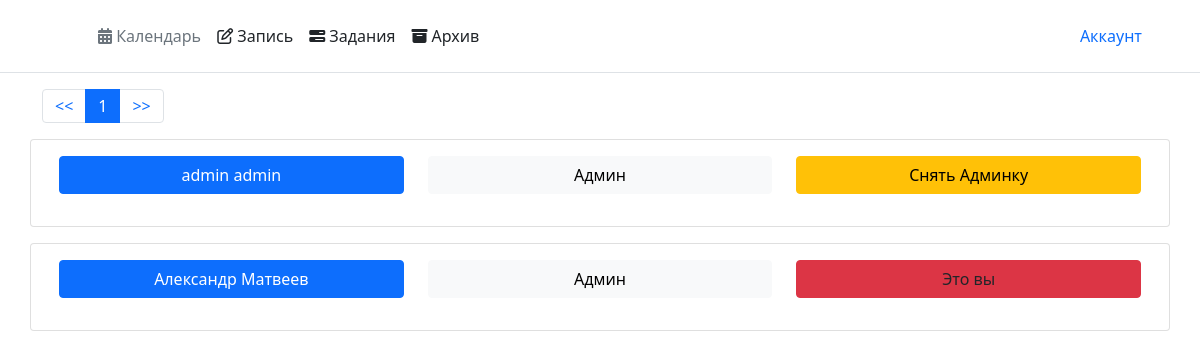
/admin (signed in), run on the app's committed database.
### tables/user.py (models this page shows)
class User(SqlAlchemyBase, UserMixin):
    __tablename__ = 'users'
    id = Column(Integer, primary_key=True, unique=True, autoincrement=True)
    name = Column(String, nullable=False)
    surname = Column(String, nullable=False)
    email = Column(String, nullable=False)
    password = Column(String, nullable=False)
    token = Column(String, nullable=False, unique=True)
    connection = Column(String, nullable=True)
    is_admin = Column(Boolean, default=False)
    is_ban = Column(Boolean, default=False)
    table = relationship("Tables",
                         order_by='Tables.day, Tables.time',
                         lazy='dynamic')
    images = relationship("Image", lazy='dynamic')

### main.py (the view)
@app.route('/admin')
def admin():
    if current_user.is_authenticated:
        if current_user.is_admin:
            db_sess = db_session.create_session()
            n = int(request.args.get('page', 1))
            admin = int(request.args.get('admin', 0))
            ban = int(request.args.get('ban', 0))
            if admin:
                new_admin = db_sess.query(User).get(admin)
                new_admin.is_admin = not new_admin.is_admin
                db_sess.commit()
            elif ban:
                banned = db_sess.query(User).get(ban)
                banned.is_ban = not banned.is_ban
                db_sess.commit()
            users = list(db_sess.query(User))
            return render_template("admin.html", admin=current_user, users=users, n=n)
    return render_template('welcome.html')

### main.py (called while the page is built)
@login_manager.user_loader
def load_user(user_id):
    db_sess = db_session.create_session()
    user = db_sess.query(User).get(user_id)
    if user.is_ban:
        return
    return user

### tables/db_session.py (called while the page is built)
def create_session() -> Session:
    global __factory
    return __factory()

### templates/admin.html (shortened to what this page needs)
{% extends "main.html" %}
{% block content %}
{% if users %}
<nav aria-label="Page navigation example">
    <ul class="pagination">
        <li class="page-item"><a class="page-link" href="/admin?page=0"><<</a></li>
        {% for i in range(0, users|length, 10) %}
        {% if loop.index == n %}
        <li class="page-item active"><a class="page-link">{{ loop.index }}</a></li>
        {% else %}
        <li class="page-item"><a class="page-link" href="/admin?page={{ loop.index }}">{{ loop.index }}</a>
        </li>
        {% endif %}
        {% endfor %}
        {% if table|length % 10 %}
        {% set last = table|length // 10 %}
        {% else %}
        {% set last = table|length // 10 + 1 %}
        {% endif %}
        <li class="page-item"><a class="page-link" href="/admin?page={{ last }}">>></a></li>
    </ul>
</nav>
{% set n = n - 1 %}
{% for j in users[9 * n:9 * (n + 1)] %}
<div class="row">
    <div class="card col" style="margin-bottom: 1rem">
        <div class="card-body" style="width: 100%">
            <div class="row">
                <div class="col">
                    <p class="btn btn-primary col" title="{{ j.email }}">{{ j.name }} {{ j.surname }}</p>
                </div>
                <div class="col">
                    {% if j.is_admin %}
                    <p class="btn btn-light col">Админ</p>
                    {% elif j.is_ban %}
                    <p class="btn btn-light col">Забанен</p>
                    {% else %}
                    <p class="btn btn-light col">Пользователь</p>
                    {% endif %}
                </div>
                {% if j == admin %}
                <div class="col">
                    <a class="btn btn-danger col">Это вы</a>
                </div>
                {% else %}
                {% if j.is_ban %}
                <div class="col">
                    <a href="/admin?page={{ n + 1 }}&ban={{ j.id }}" class="btn btn-danger col">Разбан</a>
                </div>
                {% elif j.is_admin %}
                    <div class="col">
                        <a class="btn btn-warning col" href="/admin?page={{ n + 1 }}&admin={{ j.id }}">Снять Админку</a>
                    </div>
                {% endif %}
                {% endif %}
            </div>
        </div>
    </div>
</div>
{% endfor %}
{% else %}
<img src="{{ url_for('static', filename='default_img' + '/' +  'empty.png') }}"
     style="margin: 2rem; width: 55rem;"
     class="rounded mx-auto d-block">
{% endif %}
{% endblock %}

### static/css/style.css (style rules this page uses)
.card-body { text-align: center; }
p { text-align: center; }

### data on the page
User: name "admin", surname "admin", is_admin "Админ"
User: name "Александр", surname "Матвеев", is_admin "Админ", shows "Это вы"
